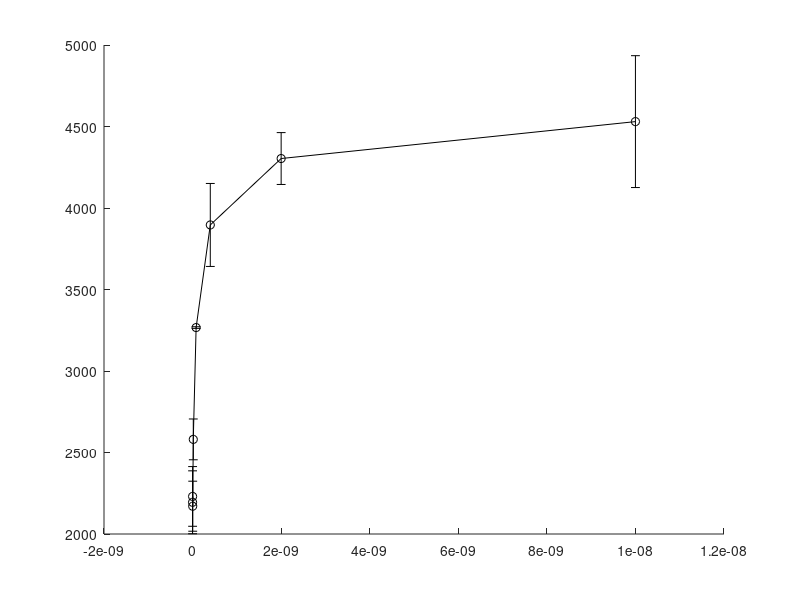

Write the MATLAB code that produced this figure. (Note: this script raises an error after producing the figure.)
%DC IFNg stimulation experiment 1.7.14
%Stimulated DC's that gregoire harvested from a B10a CD3-/- mouse bone
%marrow and grew for a few days in GM-CSF.  I ficolled to separate dead
%cells/debris, then washed and stimulated cells with gamma titration over
%night.  

%%

%Cells were gated as singlets, live, CD11c+ and then gmfi of
%H-2Dd was calculated.  
%Group A=DMSO vehicle from T0;
%Group B=Jaki from T0 (AZD1480 @ 10uM)
%Group C=Jaki from T=5hr

A=[4816 4416 4076 3270 2669 2279 2360 2331
   4244 4191 3716 3263 2492 2062 2101 2058];

B=[2686 2733 2498 2480 2493 2495 2522 2602
   2639 2559 2592 2488 2351 2350 2418 2580];

C=[3760 3654 3594 2981 2769 2157 2096 2375
   3744 3801 3494 3330 2512 2461 2187 2282];

gamma=[10e-9 2e-9 400e-12 80e-12 16e-12 3.2e-12 640e-15 0];

tsevah=['r', 'y', 'b'];

c=[A B C];

m=zeros(10, 10);

for i=[1:3];
    m=mean(c);
end

m=reshape(m, 8,3)';

s=zeros(10, 10);

for i=[1:3];
    s=std(c);
end

s=reshape(s, 8,3)';

figure()
hold on
for x=1:3;
errorbar(gamma, m(x,:), s(x,:), '-ko', 'markerfacecolor', tsevah(:,x), 'markersize', 10)
end
set(gcf, 'color', 'w')
set(gca, 'Fontsize', 25, 'xscale', 'log', 'yscale', 'log', 'ylim', [2000 6000], 'xgrid', 'on', 'ygrid', 'on')
xlabel('[IFN-\gamma], (M)')
ylabel('H-2D^d GMFI')
box on
legend('DMSO ctrl', 'Jaki from T0', 'Jaki from 5h')
title('Effect of Jaki on MHC I upregulation in DCs')

%%

%Cells were gated as singlets, live, CD11c+ and then g%+ of MHC II (I-Ek was calculated) 
%Group A=DMSO vehicle from T0;
%Group B=Jaki from T0 (AZD1480 @ 10uM)
%Group C=Jaki from T=5hr

A=[64.5 46.7 35   28   24.7 23.2 21.1 24
   63.2 45.5 33.1 24.9 21.6 21.4 17.8 19.2];

B=[32.9 34.1 34 36.5 36.7 34.8 31.2 36.3 
   35.8 38.5 35 39.9 34.1 32.8 33.5 32.7];

C=[43.1 43.2 35.2 35.1 34   28.5 28   27.9
   44.3 40.3 33.2 36.7 33.3 30.1 22.5 26.7];

gamma=[10e-9 2e-9 400e-12 80e-12 16e-12 3.2e-12 640e-15 0];

tsevah=['r', 'y', 'b'];

c=[A B C];

m=zeros(10, 10);

for i=[1:3];
    m=mean(c);
end

m=reshape(m, 8,3)';

s=zeros(10, 10);

for i=[1:3];
    s=std(c);
end

s=reshape(s, 8,3)';

figure()
hold on
for x=1:3;
errorbar(gamma, m(x,:), s(x,:), '-ko', 'markerfacecolor', tsevah(:,x), 'markersize', 10)
end
set(gcf, 'color', 'w')
set(gca, 'Fontsize', 25, 'xscale', 'log', 'ylim', [0 100], 'xgrid', 'on', 'ygrid', 'on')
xlabel('[IFN-\gamma], (M)')
ylabel('%I-E^k+')
box on
legend('DMSO ctrl', 'Jaki from T0', 'Jaki from 5h')
title('Effect of Jaki on MHC II upregulation in DCs')




